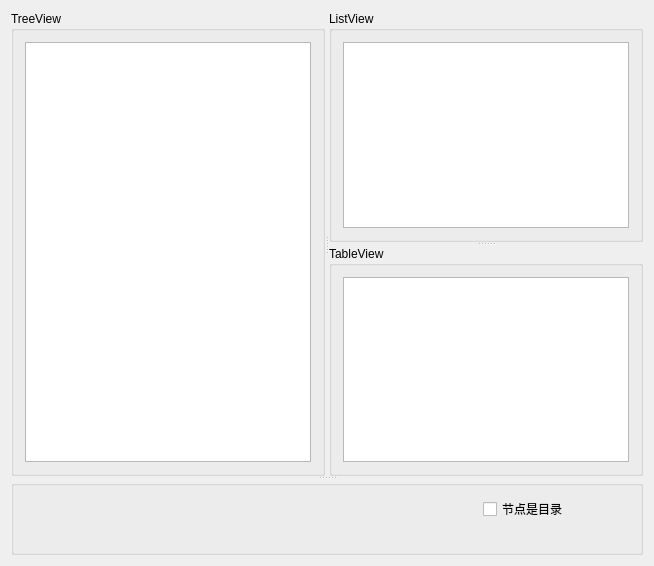
<?xml version="1.0" encoding="UTF-8"?>
<ui version="4.0">
 <class>MainWindow</class>
 <widget class="QMainWindow" name="MainWindow">
  <property name="geometry">
   <rect>
    <x>0</x>
    <y>0</y>
    <width>654</width>
    <height>566</height>
   </rect>
  </property>
  <property name="windowTitle">
   <string>MainWindow</string>
  </property>
  <widget class="QWidget" name="centralWidget">
   <layout class="QHBoxLayout" name="horizontalLayout_4">
    <item>
     <widget class="QSplitter" name="splitter_3">
      <property name="orientation">
       <enum>Qt::Vertical</enum>
      </property>
      <widget class="QSplitter" name="splitter_2">
       <property name="orientation">
        <enum>Qt::Horizontal</enum>
       </property>
       <widget class="QGroupBox" name="groupBox_3">
        <property name="title">
         <string>TreeView</string>
        </property>
        <layout class="QHBoxLayout" name="horizontalLayout_3">
         <item>
          <widget class="QTreeView" name="treeView"/>
         </item>
        </layout>
       </widget>
       <widget class="QSplitter" name="splitter">
        <property name="orientation">
         <enum>Qt::Vertical</enum>
        </property>
        <widget class="QGroupBox" name="groupBox">
         <property name="title">
          <string>ListView</string>
         </property>
         <layout class="QHBoxLayout" name="horizontalLayout">
          <item>
           <widget class="QListView" name="listView"/>
          </item>
         </layout>
        </widget>
        <widget class="QGroupBox" name="groupBox_2">
         <property name="title">
          <string>TableView</string>
         </property>
         <layout class="QHBoxLayout" name="horizontalLayout_2">
          <item>
           <widget class="QTableView" name="tableView"/>
          </item>
         </layout>
        </widget>
       </widget>
      </widget>
      <widget class="QGroupBox" name="groupBox_4">
       <property name="title">
        <string/>
       </property>
       <layout class="QHBoxLayout" name="horizontalLayout_6">
        <item>
         <layout class="QVBoxLayout" name="verticalLayout">
          <item>
           <layout class="QHBoxLayout" name="horizontalLayout_5">
            <item>
             <widget class="QLabel" name="labFileName">
              <property name="text">
               <string/>
              </property>
             </widget>
            </item>
            <item>
             <widget class="QLabel" name="labFileSize">
              <property name="text">
               <string/>
              </property>
             </widget>
            </item>
            <item>
             <widget class="QLabel" name="labType">
              <property name="text">
               <string/>
              </property>
             </widget>
            </item>
            <item>
             <widget class="QCheckBox" name="chkIsDir">
              <property name="text">
               <string>节点是目录</string>
              </property>
             </widget>
            </item>
           </layout>
          </item>
          <item>
           <widget class="QLabel" name="labPath">
            <property name="text">
             <string/>
            </property>
           </widget>
          </item>
         </layout>
        </item>
       </layout>
      </widget>
     </widget>
    </item>
   </layout>
  </widget>
 </widget>
 <layoutdefault spacing="6" margin="11"/>
 <resources/>
 <connections/>
</ui>
